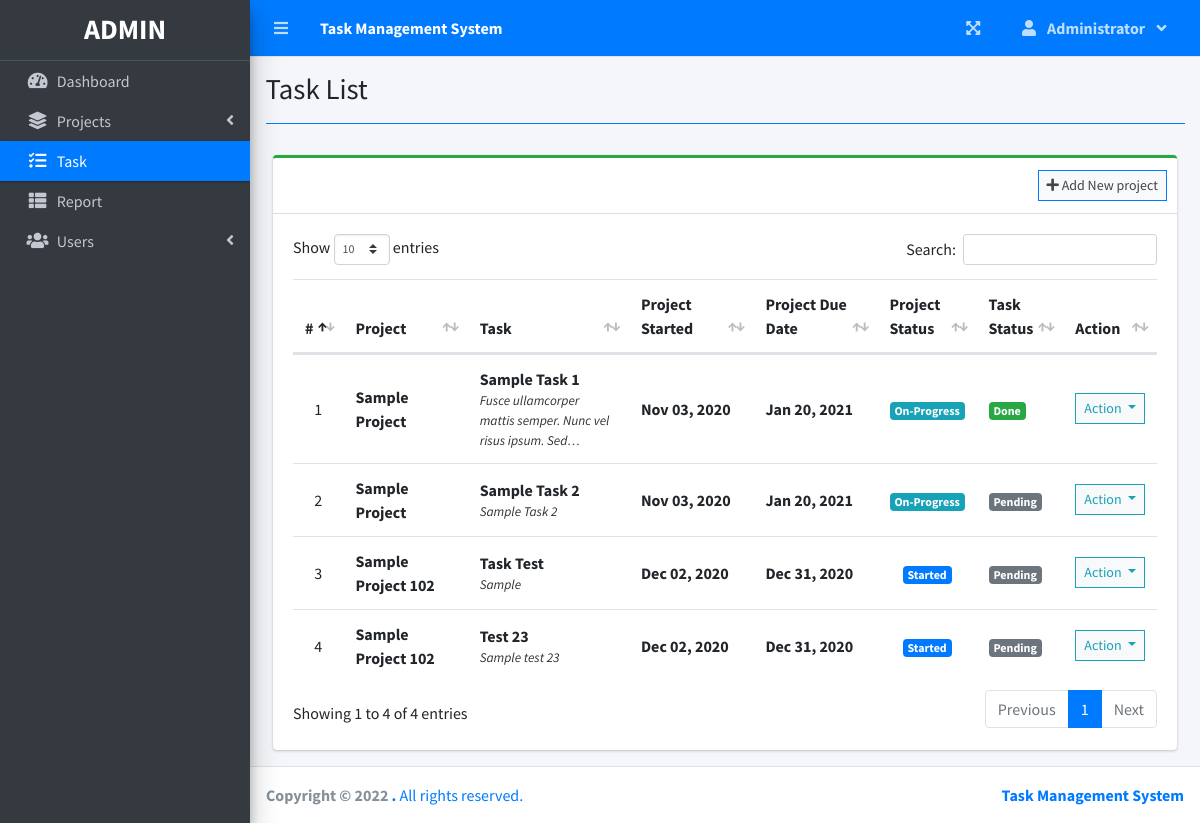
The app's page /index.php?page=task_list (signed in) with its own data.
### tables this page shows
CREATE TABLE `task_list` (
  `id` int(30) NOT NULL,
  `project_id` int(30) NOT NULL,
  `task` varchar(200) NOT NULL,
  `description` text NOT NULL,
  `status` tinyint(4) NOT NULL,
  `date_created` datetime NOT NULL DEFAULT current_timestamp()
);

CREATE TABLE `project_list` (
  `id` int(30) NOT NULL,
  `name` varchar(200) NOT NULL,
  `description` text NOT NULL,
  `status` tinyint(2) NOT NULL,
  `start_date` date NOT NULL,
  `end_date` date NOT NULL,
  `manager_id` int(30) NOT NULL,
  `user_ids` text NOT NULL,
  `date_created` datetime NOT NULL DEFAULT current_timestamp()
);

### task_list.php (the view, shortened to what this page needs)
<?php include'db_connect.php' ?>
<div class="col-lg-12">
	<div class="card card-outline card-success">
		<div class="card-header">
			<div class="card-tools">
				<a class="btn btn-block btn-sm btn-default btn-flat border-primary" href="./index.php?page=new_project"><i class="fa fa-plus"></i> Add New project</a>
			</div>
		</div>
		<div class="card-body">
			<table class="table tabe-hover table-condensed" id="list">
				<colgroup>
					<col width="5%">
					<col width="15%">
					<col width="20%">
					<col width="15%">
					<col width="15%">
					<col width="10%">
					<col width="10%">
					<col width="10%">
				</colgroup>
				<thead>
					<tr>
						<th class="text-center">#</th>
						<th>Project</th>
						<th>Task</th>
						<th>Project Started</th>
						<th>Project Due Date</th>
						<th>Project Status</th>
						<th>Task Status</th>
						<th>Action</th>
					</tr>
				</thead>
				<tbody>
					<?php
					$i = 1;
					$where = "";
					$stat = array("Pending","Started","On-Progress","On-Hold","Over Due","Done");
					$qry = $conn->query("SELECT t.*,p.name as pname,p.start_date,p.status as pstatus, p.end_date,p.id as pid FROM task_list t inner join project_list p on p.id = t.project_id $where order by p.name asc");
					while($row= $qry->fetch_assoc()):
						$trans = get_html_translation_table(HTML_ENTITIES,ENT_QUOTES);
						unset($trans["\""], $trans["<"], $trans[">"], $trans["<h2"]);
						$desc = strtr(html_entity_decode($row['description']),$trans);
						$desc=str_replace(array("<li>","</li>"), array("",", "), $desc);
		                $cprog = $conn->query("SELECT * FROM task_list where project_id = {$row['pid']} and status = 3")->num_rows;
		                $prod = $conn->query("SELECT * FROM user_productivity where project_id = {$row['pid']}")->num_rows;
		                if($row['pstatus'] == 0 && strtotime(date('Y-m-d')) >= strtotime($row['start_date'])):
		                if($prod  > 0  || $cprog > 0)
		                  $row['pstatus'] = 2;
		                else
		                  $row['pstatus'] = 1;
		                elseif($row['pstatus'] == 0 && strtotime(date('Y-m-d')) > strtotime($row['end_date'])):
		                $row['pstatus'] = 4;
		                endif;
					?>
					<tr>
						<td class="text-center"><?php echo $i++ ?></td>
						<td>
							<p><b><?php echo ucwords($row['pname']) ?></b></p>
						</td>
						<td>
							<p><b><?php echo ucwords($row['task']) ?></b></p>
							<p class="truncate"><?php echo strip_tags($desc) ?></p>
						</td>
						<td><b><?php echo date("M d, Y",strtotime($row['start_date'])) ?></b></td>
						<td><b><?php echo date("M d, Y",strtotime($row['end_date'])) ?></b></td>
						<td class="text-center">
							<?php
							  if($stat[$row['pstatus']] =='Pending'){
							  	echo "<span class='badge badge-secondary'>{$stat[$row['pstatus']]}</span>";
							  }elseif($stat[$row['pstatus']] =='Started'){
							  	echo "<span class='badge badge-primary'>{$stat[$row['pstatus']]}</span>";
							  }elseif($stat[$row['pstatus']] =='On-Progress'){
							  	echo "<span class='badge badge-info'>{$stat[$row['pstatus']]}</span>";
							  }elseif($stat[$row['pstatus']] =='On-Hold'){
							  	echo "<span class='badge badge-warning'>{$stat[$row['pstatus']]}</span>";
							  }elseif($stat[$row['pstatus']] =='Over Due'){
							  	echo "<span class='badge badge-danger'>{$stat[$row['pstatus']]}</span>";
							  }elseif($stat[$row['pstatus']] =='Done'){
							  	echo "<span class='badge badge-success'>{$stat[$row['pstatus']]}</span>";
							  }
							?>
						</td>
						<td>
                        	<?php
                        	if($row['status'] == 1){
						  		echo "<span class='badge badge-secondary'>Pending</span>";
                        	}elseif($row['status'] == 2){
						  		echo "<span class='badge badge-primary'>On-Progress</span>";
                        	}elseif($row['status'] == 3){
						  		echo "<span class='badge badge-success'>Done</span>";
                        	}
                        	?>
                        </td>
						<td class="text-center">
							<button type="button" class="btn btn-default btn-sm btn-flat border-info wave-effect text-info dropdown-toggle" data-toggle="dropdown" aria-expanded="true">
		                      Action
		                    </button>
						</td>
					</tr>
				<?php endwhile; ?>
				</tbody>
			</table>
		</div>
	</div>
</div>

### task_list.php (style rules this page uses)
table p { margin: unset !important; }
table td { vertical-align: middle !important }

### records on screen
task_list: project_list.name "Sample Project", task "Sample Task 1", description "Fusce ullamcorper mattis semper. Nunc vel risus ipsum.…", project_list.start_date "Nov 03, 2020", project_list.end_date "Jan 20, 2021", pstatus "On-Progress", status "Done"
task_list: project_list.name "Sample Project", task "Sample Task 2", description "Sample Task 2", project_list.start_date "Nov 03, 2020", project_list.end_date "Jan 20, 2021", id "On-Progress", status "Pending"
task_list: project_list.name "Sample Project 102", task "Task Test", description "Sample", project_list.start_date "Dec 02, 2020", project_list.end_date "Dec 31, 2020", status "Started", shows "Pending"
task_list: project_list.name "Sample Project 102", task "Test 23", description "Sample test 23", project_list.start_date "Dec 02, 2020", project_list.end_date "Dec 31, 2020", status "Started", shows "Pending"

### other values on screen
$_SESSION['system']['name'] "Task Management System"
$_SESSION['login_firstname'] "Administrator"
$title "Task List"
